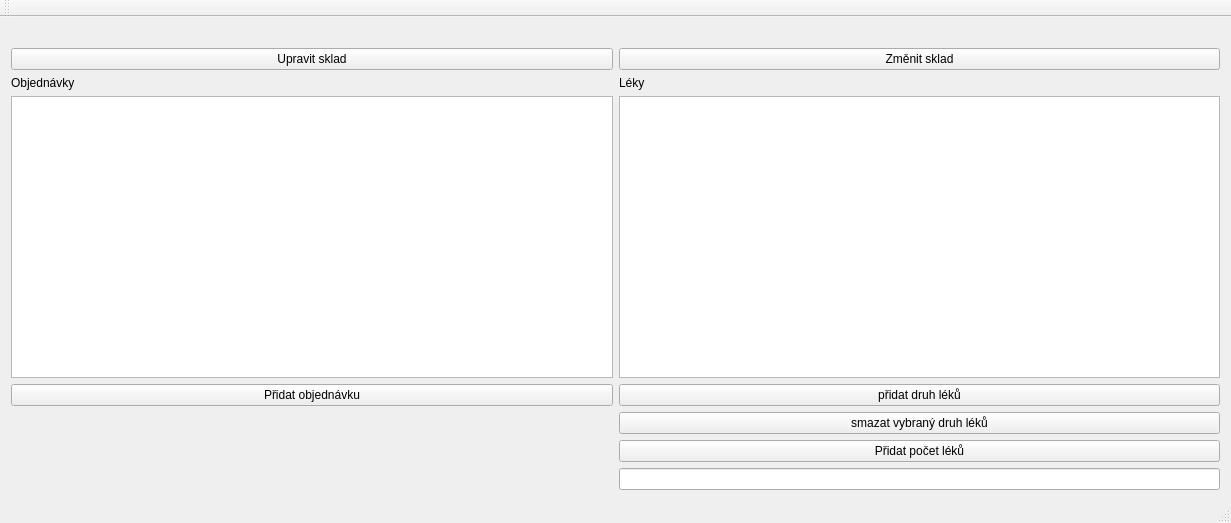
<?xml version="1.0" encoding="UTF-8"?>
<ui version="4.0">
 <class>MainWindow</class>
 <widget class="QMainWindow" name="MainWindow">
  <property name="geometry">
   <rect>
    <x>0</x>
    <y>0</y>
    <width>1231</width>
    <height>523</height>
   </rect>
  </property>
  <property name="windowTitle">
   <string>MainWindow</string>
  </property>
  <widget class="QWidget" name="centralWidget">
   <layout class="QGridLayout" name="gridLayout">
    <item row="7" column="0">
     <widget class="QPushButton" name="pushButton_2">
      <property name="text">
       <string>Přidat objednávku</string>
      </property>
     </widget>
    </item>
    <item row="7" column="2">
     <widget class="QPushButton" name="pushButton">
      <property name="text">
       <string>přidat druh léků</string>
      </property>
     </widget>
    </item>
    <item row="8" column="2">
     <widget class="QPushButton" name="delete_leky">
      <property name="text">
       <string>smazat vybraný druh léků</string>
      </property>
     </widget>
    </item>
    <item row="1" column="0">
     <widget class="QPushButton" name="pushButton_5">
      <property name="text">
       <string>Upravit sklad</string>
      </property>
     </widget>
    </item>
    <item row="5" column="2">
     <widget class="QTableView" name="tableView_2"/>
    </item>
    <item row="5" column="0">
     <widget class="QTableView" name="tableView"/>
    </item>
    <item row="4" column="2">
     <widget class="QLabel" name="label_2">
      <property name="text">
       <string>Léky</string>
      </property>
     </widget>
    </item>
    <item row="10" column="2">
     <widget class="QLineEdit" name="lineEdit"/>
    </item>
    <item row="9" column="2">
     <widget class="QPushButton" name="pushButton_6">
      <property name="text">
       <string>Přidat počet léků</string>
      </property>
     </widget>
    </item>
    <item row="1" column="2">
     <widget class="QPushButton" name="pushButton_4">
      <property name="text">
       <string>Změnit sklad</string>
      </property>
     </widget>
    </item>
    <item row="4" column="0">
     <widget class="QLabel" name="label">
      <property name="text">
       <string>Objednávky</string>
      </property>
     </widget>
    </item>
    <item row="0" column="2">
     <widget class="QLabel" name="using_sklad">
      <property name="text">
       <string/>
      </property>
     </widget>
    </item>
   </layout>
  </widget>
  <widget class="QToolBar" name="mainToolBar">
   <attribute name="toolBarArea">
    <enum>TopToolBarArea</enum>
   </attribute>
   <attribute name="toolBarBreak">
    <bool>false</bool>
   </attribute>
  </widget>
  <widget class="QStatusBar" name="statusBar"/>
 </widget>
 <layoutdefault spacing="6" margin="11"/>
 <resources/>
 <connections/>
</ui>
